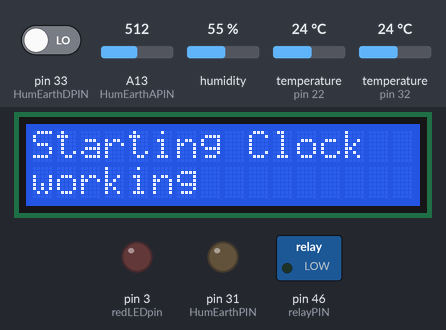
A sketch run on a simulated Arduino Mega 2560, built with avr-gcc and run on an emulated ATmega2560. Parts: 16×2 character LCD, switched loads named in the sketch (green lamp = pin HIGH), output pins drawn as LEDs (lit = HIGH). Dashed ring = blinking. Inputs (shaded band) come from the test bench; at power-on: pin 33 (HumEarthDPIN) LOW, A13 (HumEarthAPIN) = 512, humidity 55 %, temperature (sensors on pin 22, pin 32) 24 °C. The local clock reads 2024-03-15 10:24:30 at power-on unless the sketch sets it; storage starts empty.

Above: at 3.3 s.
At 11.9 s:
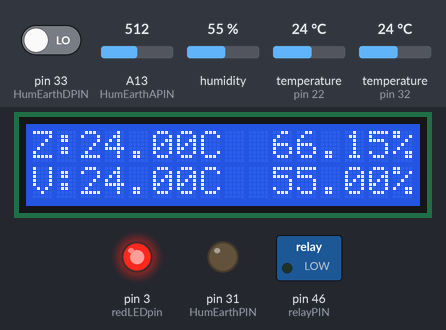
12.0 s: pin 33 (HumEarthDPIN) driven HIGH
At 15.7 s:
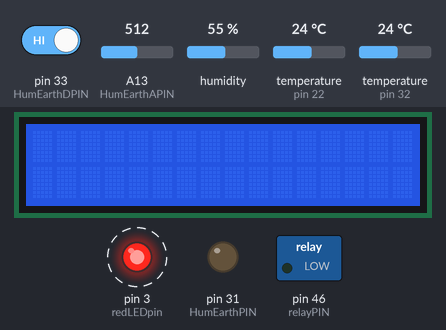
At 19.0 s:
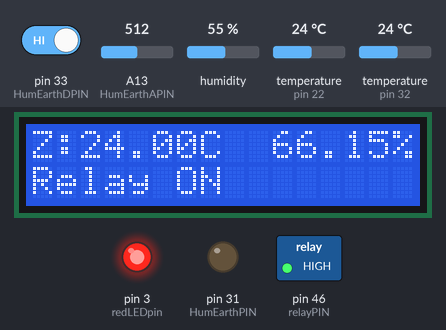
Timing chart, 0 to 24.5 s (numbered marks = the images above; inputs shaded):
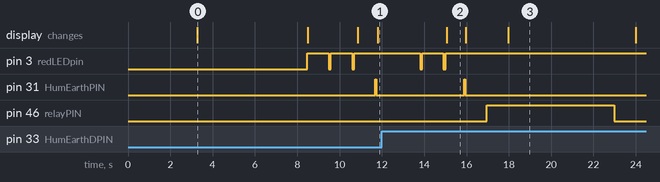

Measured:
- after the input at 12.0 s, pin 3 (redLEDpin): goes on until 15.0 s, then stays HIGH; pin 31 (HumEarthPIN): goes on until 15.9 s, then stays LOW; pin 46 (relayPIN): LOW → HIGH after 5.0 s, → LOW 6.0 s later
- what the display in image 0 shows lasts 5.2 s, from 3.3 s to 8.5 s
- what the display in image 2 shows lasts 0.9 s, from 15.1 s to 16.0 s

The sketch:

sensors_lcd_sdcard_log.ino
```cpp
//#define Debug 1 // При расскоментаривании диагностическая информация будет попадать в сом-порт

// int PLATE_LED = 13; // Светодиод на плате, для диагностики работы

// the digital pins that connect to the LEDs
#define redLEDpin 3   // светодиод на плате с SD
#define greenLEDpin 3 // светодиод на плате с SD
#define SD_CHIP_SELECT 4 // SD-карта на плате Ethernet
// #define SD_CHIP_SELECT 10 // SD-карта на плате LogShield
#define earth_ds18b20 32 // пин для датчика почвы
#define DHT11_PIN 22
#define DHTTYPE DHT11
#define HumEarthPIN 31   // PIN для подключения датчика влажности почвы (питание)
#define HumEarthDPIN 33  // PIN для подключения датчика влажности почвы (значение полива)
#define HumEarthAPIN A13   // PIN для подключения датчика влажности почвы

#define relayPIN 46
// PIN для подключения релюшки

#define logTimer  900   // количество секунд для следующей записи
#define waitTimer  30   // количество секунд для следующей записи
#define polivTimer  5   // количество секунд для следующей записи

// include the SD library:
#include <SPI.h>
#include <SD.h>

// Библиотеки для температурного датчика ds18b20
#include <OneWire.h>
#include <DallasTemperature.h>

// include the library code:
#include <LiquidCrystal.h>

#include <DHT.h>
#include <RTClib.h>


// Переменная для часов реального времени
RTC_DS1307 rtc;

// Setup a oneWire instance to communicate with any OneWire devices (not just Maxim/Dallas temperature ICs)
OneWire oneWire(earth_ds18b20);
// Pass our oneWire reference to Dallas Temperature.
DallasTemperature sensors(&oneWire);
// arrays to hold device address
DeviceAddress devAddEarthTemp;

const String DATA_LOG_FILE = "datalog.txt";

boolean sdStatus;

int count;
unsigned long timeForDelay;

DHT dht(DHT11_PIN, DHTTYPE);


// initialize the library by associating any needed LCD interface pin
// with the arduino pin number it is connected to
const int rs = 47, en = 45, d4 = 43, d5 = 41, d6 = 39, d7 = 37;
LiquidCrystal lcd(rs, en, d4, d5, d6, d7);


// Функция моргания (ошибка - быстро, нет ошибки - медленно)
void statusBlink (boolean status) {
    if (! status) {
    // при ошибке - моргаем быстро
    for (int i=0; i<10; i++) {
      digitalWrite(redLEDpin, HIGH);
      delay(100);
      digitalWrite(redLEDpin, LOW);
      delay(100);
    }
  } else {
    // без ошибки - моргаем медленно
    for (int i=0; i<=1; i++) {
      digitalWrite(redLEDpin, HIGH);
      delay(1000);
      digitalWrite(redLEDpin, LOW);
      delay(100);
    }
    digitalWrite(redLEDpin, HIGH);
  }
  return;
}

// Функция логгирования на SD-карту
void dataLogging(String str ) {
    DateTime now = rtc.now();

    String dataString = String(now.year());
    dataString += '-';
    dataString += String(now.month());
    dataString += '-';
    dataString += String(now.day());
    dataString += ' ';
    dataString += String(now.hour());
    dataString += ':';
    dataString += String(now.minute());
    dataString += ':';
    dataString += String(now.second());
    dataString += "  :  ";

    dataString += str;

  File dataFile = SD.open(DATA_LOG_FILE, FILE_WRITE);

  // if the file is available, write to it:
  if (dataFile) {
    dataFile.println(dataString);
    dataFile.close();
  }
  #if defined (Debug)
       Serial.println(dataString); // print to the serial port too:
  #endif
}

// Функция чтения температуры с датчика и логирования на карту
float logTemperature(DeviceAddress deviceAddress, boolean loggingOrNo)
{
  float tempC = sensors.getTempC(deviceAddress);
  if (loggingOrNo) {
    String logString = "Температура почвы: ";
    logString += String(tempC);
    dataLogging(logString);
  }
  return tempC;
}


void setup() {

  lcd.begin(16, 2);

  #if defined (Debug)
      // start serial port
     Serial.begin(9600);
     Serial.println("Debug mode: включено");
  #endif

  #if defined (Debug)
       Serial.println("Запускаем часы");
  #endif

  lcd.setCursor(0, 0);
  lcd.print("Starting Clock");

  statusBlink(rtc.begin()) ;
  delay(1000);
  lcd.setCursor(0, 1);
  lcd.print("working");

  statusBlink(rtc.isrunning());
  delay(3000);

  DateTime now = rtc.now();
  // Устанавливаем переменные
  timeForDelay = now.unixtime()-logTimer*61;
  count = 1;
    #if defined (Debug)
       Serial.print("Время начала: \t");
       Serial.println(timeForDelay);
    #endif
  // активизурем выходы светодиодов
  pinMode(greenLEDpin, OUTPUT);
  pinMode(redLEDpin, OUTPUT);
  // Активизируем вход для датчика влажности почвы
//  pinMode(HumEarthPIN, INPUT);
  pinMode(HumEarthPIN, OUTPUT);
  pinMode(HumEarthAPIN, INPUT);
  pinMode(HumEarthDPIN, INPUT);
  pinMode(relayPIN, OUTPUT);

  #if defined (Debug)
       Serial.println("Проверяем SD-карту");
  #endif
  sdStatus = SD.begin(SD_CHIP_SELECT);

  if (sdStatus) {
    #if defined (Debug)
       Serial.println("SD-карта работает");
    #endif
    lcd.setCursor(0, 1);
    lcd.print("SD working");
  } else {
    #if defined (Debug)
      Serial.println("SD-карта не работает");
    #endif
    lcd.setCursor(0, 1);
    lcd.print("SD card error");
  }

   statusBlink(sdStatus);

    #if defined (Debug)
       Serial.println("Запускаем DHT11");
    #endif
    dht.begin();

  if (sdStatus) {
    dataLogging("Reboot");

    // Активизируем бибилотеку датчика тепмературы
    sensors.begin();
    int dev_count = sensors.getDeviceCount();
    sensors.getAddress(devAddEarthTemp, 0);
    int resolution = sensors.getResolution(devAddEarthTemp);

    String logString = "Количество датчиков температуры: ";
    logString += String(dev_count);
    dataLogging(logString);
    logString = "Адрес 0го датчика: ";
    logString += String(devAddEarthTemp[0]);
    logString += ':';
    logString += String(devAddEarthTemp[1]);
    logString += ':';
    logString += String(devAddEarthTemp[2]);
    logString += ':';
    logString += String(devAddEarthTemp[3]);
    logString += ':';
    logString += String(devAddEarthTemp[4]);
    logString += ':';
    logString += String(devAddEarthTemp[5]);
    logString += ':';
    logString += String(devAddEarthTemp[6]);
    logString += ':';
    logString += String(devAddEarthTemp[7]);
    dataLogging(logString);
    logString = "Разрешение 0го датчика: ";
    logString += String(resolution);
    dataLogging(logString);
  }
}


void loop() {
  lcd.begin(16, 2);
  String dataString ;
  #if defined (Debug)
   Serial.print("Цикл: ");
   Serial.println(count);
  #endif

  if (sdStatus) {
   digitalWrite(greenLEDpin, HIGH);

   DateTime now = rtc.now();
   // Устанавливаем переменные
   unsigned long timeNow = now.unixtime();
   boolean loggingOrNo = (timeNow-timeForDelay > logTimer);
   if (loggingOrNo) {
     // Лоигрование значения счетчика
     dataString = "";
     dataString += String(count);
     dataLogging(dataString);
     count++;
   }

     // Логирование значения датчика температуры
      #if defined (Debug)
       Serial.println("Посылаем команду на сенсор температуры");
      #endif
      sensors.requestTemperatures(); // Send the command to get temperatures
      delay(50);
      #if defined (Debug)
       Serial.println("Логируем данные с сенсора температуры");
      #endif
      float earthTemp = logTemperature(devAddEarthTemp, loggingOrNo);

      // Значения с датчика влажности почвы
      digitalWrite(HumEarthPIN, HIGH);
      delay(50);
      int ah=analogRead(HumEarthAPIN);
      int dh=digitalRead(HumEarthDPIN); // 1 можно поливать, 0 - хватит поливать
      digitalWrite(HumEarthPIN, LOW);
      float earthHum = (1024-ah)/7.74;
      if (loggingOrNo) {
        dataString = "Влажность почвы: ";
        dataString += String(dh);
        dataString += " : ";
        dataString += String(ah);
        dataString += " : ";
        dataString += String(earthHum);
        dataString += "%";
        dataLogging(dataString);
        // Логирование датчика температуры и влажности
        // int chk;
        #if defined (Debug)
          Serial.println("Логируем данные с температуры + влажности: DHT11");
        #endif
      }
      // Reading temperature or humidity takes about 250 milliseconds!
      // Sensor readings may also be up to 2 seconds 'old' (its a very slow sensor)
      float h = dht.readHumidity();
      // Read temperature as Celsius (the default)
      float t = dht.readTemperature();
      if (loggingOrNo) {
        dataString = "Влажность воздуха:";
        dataString += String(h);
        dataLogging(dataString);
        dataString = "Температура воздуха:";
        dataString += String(t);
        dataLogging(dataString);
      }
      // Вывод значений на экран
      dataString = "Z:";
      dataString += String(earthTemp);
      dataString += "C  ";
      dataString += String(earthHum);
      dataString += "%";
      lcd.setCursor(0, 0);
      lcd.print(dataString);
      dataString = "V:";
      dataString += String(t);
      dataString += "C  ";
      dataString += String(h);
      dataString += "%";
      lcd.setCursor(0, 1);
      lcd.print(dataString);

      if (loggingOrNo) {
        timeForDelay = timeNow;
      }
      delay(1000);
    if ((earthHum<69) and (dh==1) ) {
      digitalWrite(relayPIN, HIGH);
      delay(1000);
      dataLogging("Полив включен");
      lcd.setCursor(0, 1);
      lcd.print("Relay ON         ");
      delay(polivTimer*1000); // Задержка полива
      digitalWrite(relayPIN, LOW);
      delay(1000);
      lcd.setCursor(0, 1);
      lcd.print("Relay OFF        ");
      dataLogging("Полив выключен");
      delay(waitTimer*1000); // Задержка перед повторным поливом
    }

  }
  statusBlink(sdStatus);
}
```
